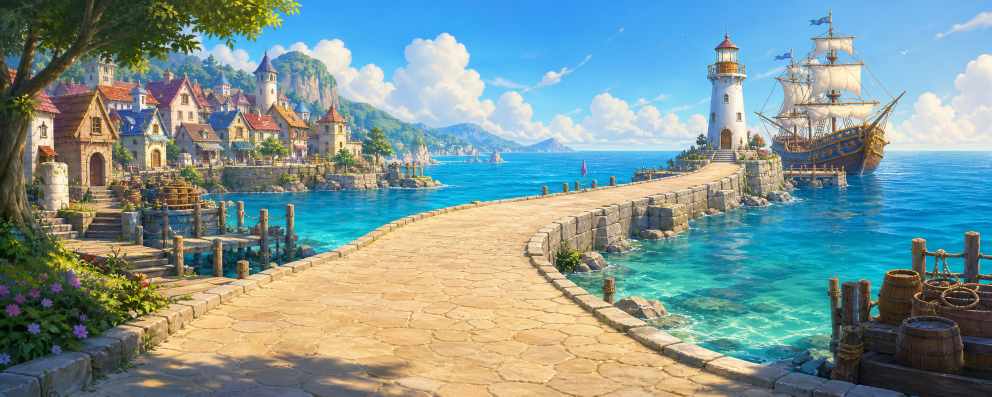
#> input picture assets/backgrounds/adventure_harbor_wide_v1.png, 1983 x 793 px (shown at 1/2 size)
$ python -i render_sit_stand_quality.py   (imports and definitions only)
#> lines starting #> are read from the running program, lines starting #| are printed output that depends on the picture
"""Render quality sit and stand previews for the selected male_01 character.

This renderer is intentionally local and self-contained: it reuses the existing
provider compositing/encoding helpers but never calls the shared video provider
or changes any of its files.  The authored sit and stand sheets stay grounded
through bottom-aligned pose blends, while the background and character root are
locked to make the action easy to read.
"""

from __future__ import annotations

import argparse
import json
import sys
from pathlib import Path
from typing import Iterable


ROOT = Path(__file__).resolve().parents[2]
BACKEND = next(
    path for path in ROOT.iterdir() if (path / "hf_video_provider.py").is_file()
)
sys.path.insert(0, str(BACKEND))

from hf_video_provider import (  # noqa: E402
    _blend_bottom_aligned,
    _fit_background,
    _load_video_dependencies,
    _optical_flow_interpolate,
    _paste_character_layer,
    _prepare_motion_sheet,
    _write_video_frames,
)


CHARACTER = "male_01"
FPS = 24
WIDTH = 768
HEIGHT = 384
DURATION = 4.5
EXPECTED_CELLS = 8

CHARACTER_REFERENCE = ROOT / "assets" / "characters" / f"{CHARACTER}_reference_v2.png"
SIT_SHEET = ROOT / "assets" / "characters" / "motion_sheets" / f"{CHARACTER}_sit_cycle_v1.png"
STAND_SHEET = ROOT / "assets" / "characters" / "motion_sheets" / f"{CHARACTER}_stand_cycle_v1.png"
BACKGROUND = ROOT / "assets" / "backgrounds" / "fantasy_castle_wide_v2.png"
OUTPUT_DIR = ROOT / "output" / "video_previews"
SIT_OUTPUT = OUTPUT_DIR / f"{CHARACTER}_sit_quality_v2.mp4"
STAND_OUTPUT = OUTPUT_DIR / f"{CHARACTER}_stand_quality_v2.mp4"
CONTACT_OUTPUT = OUTPUT_DIR / f"{CHARACTER}_sit_stand_quality_v2_contact.png"


# [8 lines left out: function _parse_args, not called in this run]


def _smoothstep(amount: float) -> float:
    value = min(max(float(amount), 0.0), 1.0)
    return value * value * (3.0 - 2.0 * value)


def _load_cells(Image):
    for path in (CHARACTER_REFERENCE, SIT_SHEET, STAND_SHEET, BACKGROUND):
        if not path.is_file():
            raise FileNotFoundError(f"Missing required asset: {path}")

    reference = Image.open(CHARACTER_REFERENCE).convert("RGBA")
    if reference.getchannel("A").getbbox() is None:
        raise ValueError(f"Reference has no visible pixels: {CHARACTER_REFERENCE}")

    sheets = {}
    for name, path in (("sit", SIT_SHEET), ("stand", STAND_SHEET)):
        sheet = Image.open(path).convert("RGBA")
        cells = _prepare_motion_sheet(sheet, Image)
        if len(cells) != EXPECTED_CELLS:
            raise ValueError(f"Expected {EXPECTED_CELLS} {name} cells, got {len(cells)}")
        if sheet.getchannel("A").getbbox() is None:
            raise ValueError(f"Motion sheet is empty: {path}")
        sheets[name] = cells
    return reference, sheets, Image.open(BACKGROUND).convert("RGBA")


# [215 lines left out: functions _pose_at, _keyframes, _render_video, _write_contact_sheet, main, not called in this run]


# [2 lines not run here, left out]

>>> import cv2
>>> picture = cv2.imread('../../assets/backgrounds/adventure_harbor_wide_v1.png', cv2.IMREAD_GRAYSCALE)
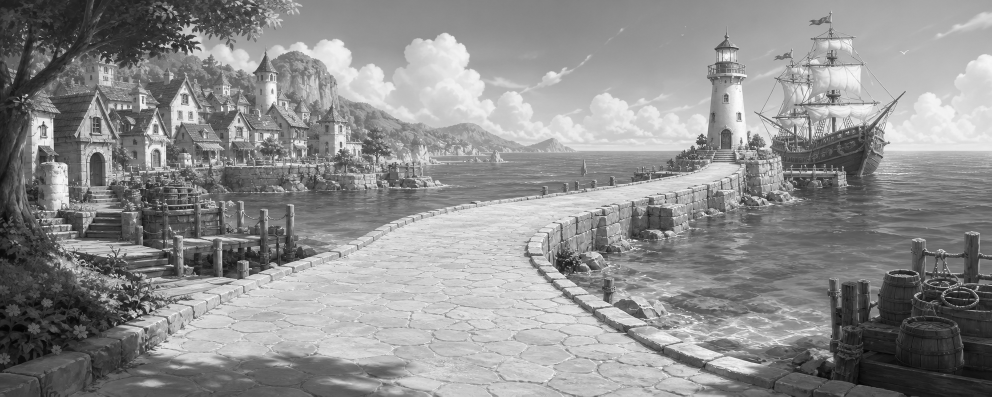
#> picture: shape (793, 1983) (shown at 1/2 size); min 0, max 255, mean 141.3
#> (the run stopped early here; a loop or call above may not have finished)
